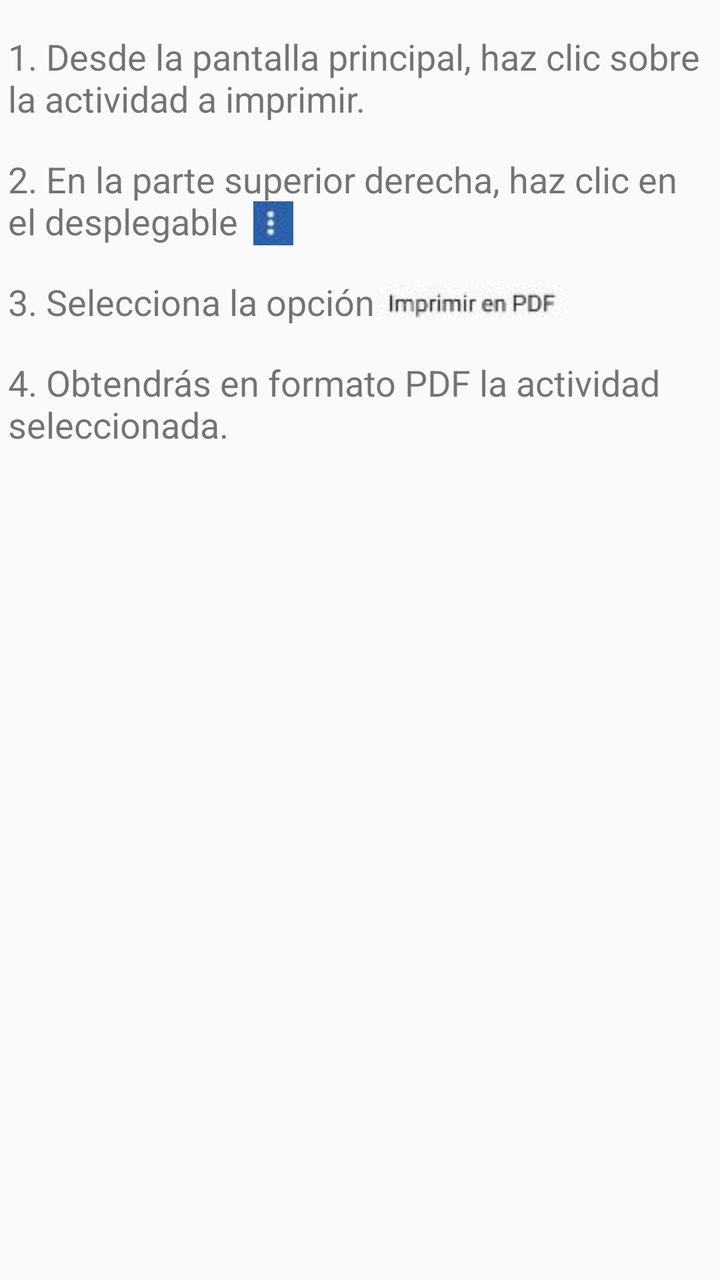
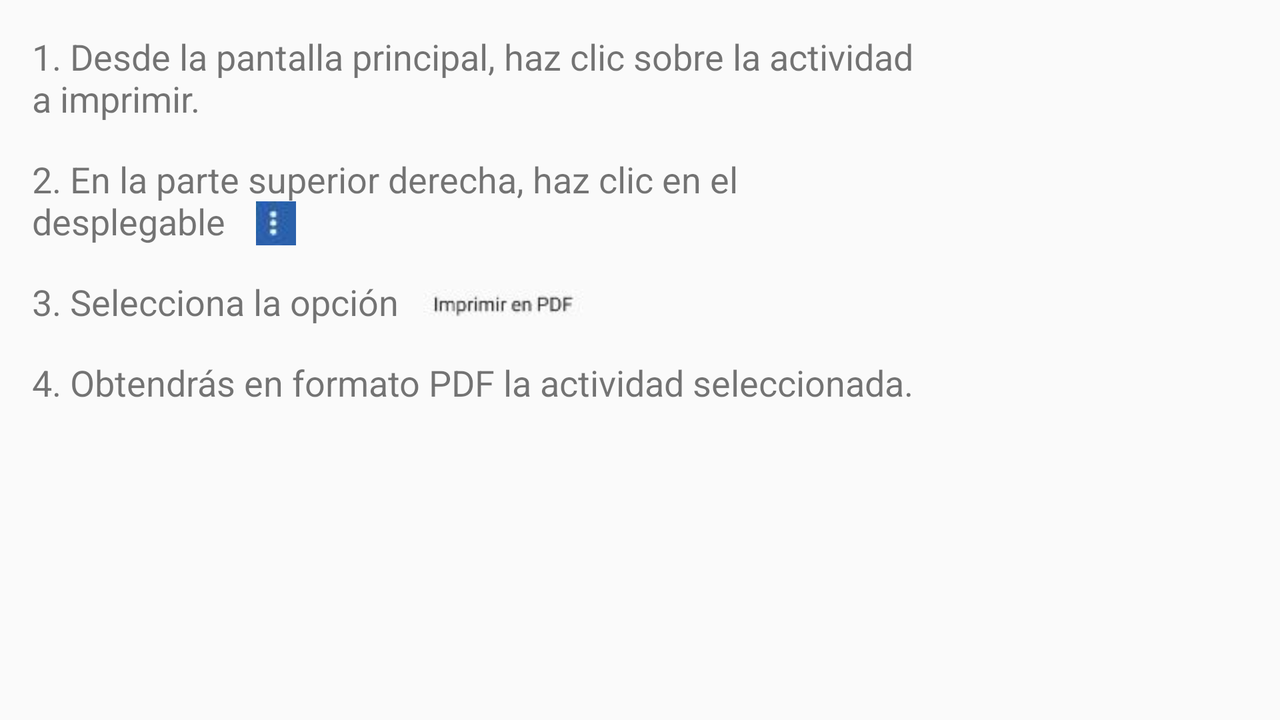

First picture: res/layout/ on a phone held upright. Second picture: the repository's own variant of that layout, on a device whose configuration matches the variant's folder. Source for both follows.
<!-- AndroidManifest.xml: application theme AppTheme -->
<!-- res/layout/help_print.xml -->
<?xml version="1.0" encoding="utf-8"?>
<android.support.constraint.ConstraintLayout xmlns:android="http://schemas.android.com/apk/res/android"
    xmlns:app="http://schemas.android.com/apk/res-auto"
    xmlns:tools="http://schemas.android.com/tools"
    android:layout_width="match_parent"
    android:layout_height="match_parent"
    tools:context=".vista.Help.HelpPrint"
    tools:layout_editor_absoluteY="81dp">


    <TextView
        android:id="@+id/tvc1"
        android:layout_width="352dp"
        android:layout_height="wrap_content"
        android:layout_marginEnd="16dp"
        android:layout_marginStart="16dp"
        android:layout_marginTop="16dp"
        android:text="@string/help_print1"
        android:textAlignment="viewStart"
        android:textSize="18sp"
        app:layout_constraintEnd_toEndOf="parent"
        app:layout_constraintStart_toStartOf="parent"
        app:layout_constraintTop_toTopOf="parent" />

    <TextView
        android:id="@+id/tvc11"
        android:layout_width="352dp"
        android:layout_height="wrap_content"
        android:layout_marginEnd="16dp"
        android:layout_marginStart="16dp"
        android:layout_marginTop="16dp"
        android:text="@string/help_print2"
        android:textSize="18sp"
        app:layout_constraintEnd_toEndOf="parent"
        app:layout_constraintStart_toStartOf="parent"
        app:layout_constraintTop_toBottomOf="@+id/tvc1" />

    <ImageView
        android:id="@+id/imageView7"
        android:layout_width="wrap_content"
        android:layout_height="wrap_content"
        android:layout_marginEnd="8dp"
        android:layout_marginStart="8dp"
        app:layout_constraintBottom_toBottomOf="@+id/tvc11"
        app:layout_constraintEnd_toEndOf="@+id/tvc11"
        app:layout_constraintHorizontal_bias="0.363"
        app:layout_constraintStart_toStartOf="@+id/tvc11"
        app:srcCompat="@drawable/setting" />

    <TextView
        android:id="@+id/tvc2"
        android:layout_width="352dp"
        android:layout_height="wrap_content"
        android:layout_marginEnd="16dp"
        android:layout_marginStart="16dp"
        android:layout_marginTop="16dp"
        android:text="@string/help_print3"
        android:textSize="18sp"
        app:layout_constraintEnd_toEndOf="parent"
        app:layout_constraintStart_toStartOf="parent"
        app:layout_constraintTop_toBottomOf="@+id/tvc11" />

    <ImageView
        android:id="@+id/imageView8"
        android:layout_width="wrap_content"
        android:layout_height="wrap_content"
        android:layout_marginEnd="8dp"
        android:layout_marginStart="8dp"
        android:layout_marginTop="4dp"
        app:layout_constraintEnd_toEndOf="@+id/tvc2"
        app:layout_constraintHorizontal_bias="0.733"
        app:layout_constraintStart_toStartOf="@+id/tvc2"
        app:layout_constraintTop_toTopOf="@+id/tvc2"
        app:srcCompat="@drawable/imprimirpdf" />

    <TextView
        android:id="@+id/textView"
        android:layout_width="352dp"
        android:layout_height="wrap_content"
        android:layout_marginEnd="16dp"
        android:layout_marginStart="16dp"
        android:layout_marginTop="16dp"
        android:text="@string/help_print4"
        android:textSize="18sp"
        app:layout_constraintEnd_toEndOf="parent"
        app:layout_constraintStart_toStartOf="parent"
        app:layout_constraintTop_toBottomOf="@+id/tvc2" />

</android.support.constraint.ConstraintLayout>
<!-- resources referenced by this layout -->
<resources>
  <!-- drawable imprimirpdf: jpg bitmap (drawable, 8580 bytes) -->
  <!-- drawable setting: jpg bitmap (drawable, 7979 bytes) -->
  <string name="help_print1">1. Desde la pantalla principal, haz clic sobre la actividad a imprimir.</string>
  <string name="help_print2">2. En la parte superior derecha, haz clic en el desplegable</string>
  <string name="help_print3">3. Selecciona la opción</string>
  <string name="help_print4">4. Obtendrás en formato PDF la actividad seleccionada.</string>
  <style name="AppTheme" parent="Theme.AppCompat.Light.NoActionBar">
          
          <item name="colorPrimary">@color/colorPrimary</item>
          <item name="colorPrimaryDark">@color/colorPrimaryDark</item>
          <item name="colorAccent">@color/colorPrimary</item>
          <item name="android:windowContentOverlay">@null</item>
          <item name="windowActionBar">false</item>
          <item name="windowNoTitle">true</item>
          <item name="drawerArrowStyle">@style/MaterialDrawer.DrawerArrowStyle</item>
      </style>
  <color name="colorPrimary">#2B60AA</color>
  <color name="colorPrimaryDark">#000</color>
  <style name="MaterialDrawer.DrawerArrowStyle" parent="Widget.AppCompat.DrawerArrowToggle">
          <item name="spinBars">false</item>
          <item name="color">@android:color/white</item>
      </style>
</resources>
<!-- res/layout-land/help_print.xml (the repository's variant of the layout above) -->
<!-- drawn on the phone turned sideways -->
<?xml version="1.0" encoding="utf-8"?>
<android.support.constraint.ConstraintLayout xmlns:android="http://schemas.android.com/apk/res/android"
    xmlns:app="http://schemas.android.com/apk/res-auto"
    xmlns:tools="http://schemas.android.com/tools"
    android:layout_width="match_parent"
    android:layout_height="match_parent"
    tools:context=".vista.Help.HelpPrint"
    tools:layout_editor_absoluteY="81dp">


    <TextView
        android:id="@+id/tvc1"
        android:layout_width="452dp"
        android:layout_height="wrap_content"
        android:layout_marginEnd="16dp"
        android:layout_marginStart="16dp"
        android:layout_marginTop="16dp"
        android:text="@string/help_print1"
        android:textAlignment="viewStart"
        android:textSize="18sp"
        app:layout_constraintEnd_toEndOf="parent"
        app:layout_constraintHorizontal_bias="0.0"
        app:layout_constraintStart_toStartOf="parent"
        app:layout_constraintTop_toTopOf="parent" />

    <TextView
        android:id="@+id/tvc11"
        android:layout_width="452dp"
        android:layout_height="wrap_content"
        android:layout_marginEnd="16dp"
        android:layout_marginStart="16dp"
        android:layout_marginTop="16dp"
        android:text="@string/help_print2"
        android:textSize="18sp"
        app:layout_constraintEnd_toEndOf="parent"
        app:layout_constraintHorizontal_bias="0.0"
        app:layout_constraintStart_toStartOf="parent"
        app:layout_constraintTop_toBottomOf="@+id/tvc1" />

    <ImageView
        android:id="@+id/imageView7"
        android:layout_width="wrap_content"
        android:layout_height="wrap_content"
        android:layout_marginEnd="8dp"
        android:layout_marginStart="8dp"
        android:layout_marginTop="8dp"
        app:layout_constraintBottom_toBottomOf="@+id/tvc11"
        app:layout_constraintEnd_toEndOf="@+id/tvc11"
        app:layout_constraintHorizontal_bias="0.25"
        app:layout_constraintStart_toStartOf="@+id/tvc11"
        app:layout_constraintTop_toTopOf="@+id/tvc11"
        app:layout_constraintVertical_bias="1.0"
        app:srcCompat="@drawable/setting" />

    <TextView
        android:id="@+id/tvc2"
        android:layout_width="352dp"
        android:layout_height="wrap_content"
        android:layout_marginEnd="16dp"
        android:layout_marginStart="16dp"
        android:layout_marginTop="16dp"
        android:text="@string/help_print3"
        android:textSize="18sp"
        app:layout_constraintEnd_toEndOf="parent"
        app:layout_constraintHorizontal_bias="0.0"
        app:layout_constraintStart_toStartOf="parent"
        app:layout_constraintTop_toBottomOf="@+id/tvc11" />

    <ImageView
        android:id="@+id/imageView8"
        android:layout_width="80dp"
        android:layout_height="30dp"
        android:layout_marginEnd="8dp"
        android:layout_marginStart="8dp"
        android:layout_marginTop="4dp"
        app:layout_constraintBottom_toBottomOf="@+id/tvc2"
        app:layout_constraintEnd_toEndOf="@+id/tvc2"
        app:layout_constraintHorizontal_bias="0.733"
        app:layout_constraintStart_toStartOf="@+id/tvc2"
        app:layout_constraintTop_toTopOf="@+id/tvc2"
        app:srcCompat="@drawable/imprimirpdf" />

    <TextView
        android:id="@+id/textView"
        android:layout_width="452dp"
        android:layout_height="wrap_content"
        android:layout_marginEnd="16dp"
        android:layout_marginStart="16dp"
        android:layout_marginTop="16dp"
        android:text="@string/help_print4"
        android:textSize="18sp"
        app:layout_constraintEnd_toEndOf="parent"
        app:layout_constraintHorizontal_bias="0.0"
        app:layout_constraintStart_toStartOf="parent"
        app:layout_constraintTop_toBottomOf="@+id/tvc2" />

</android.support.constraint.ConstraintLayout>
